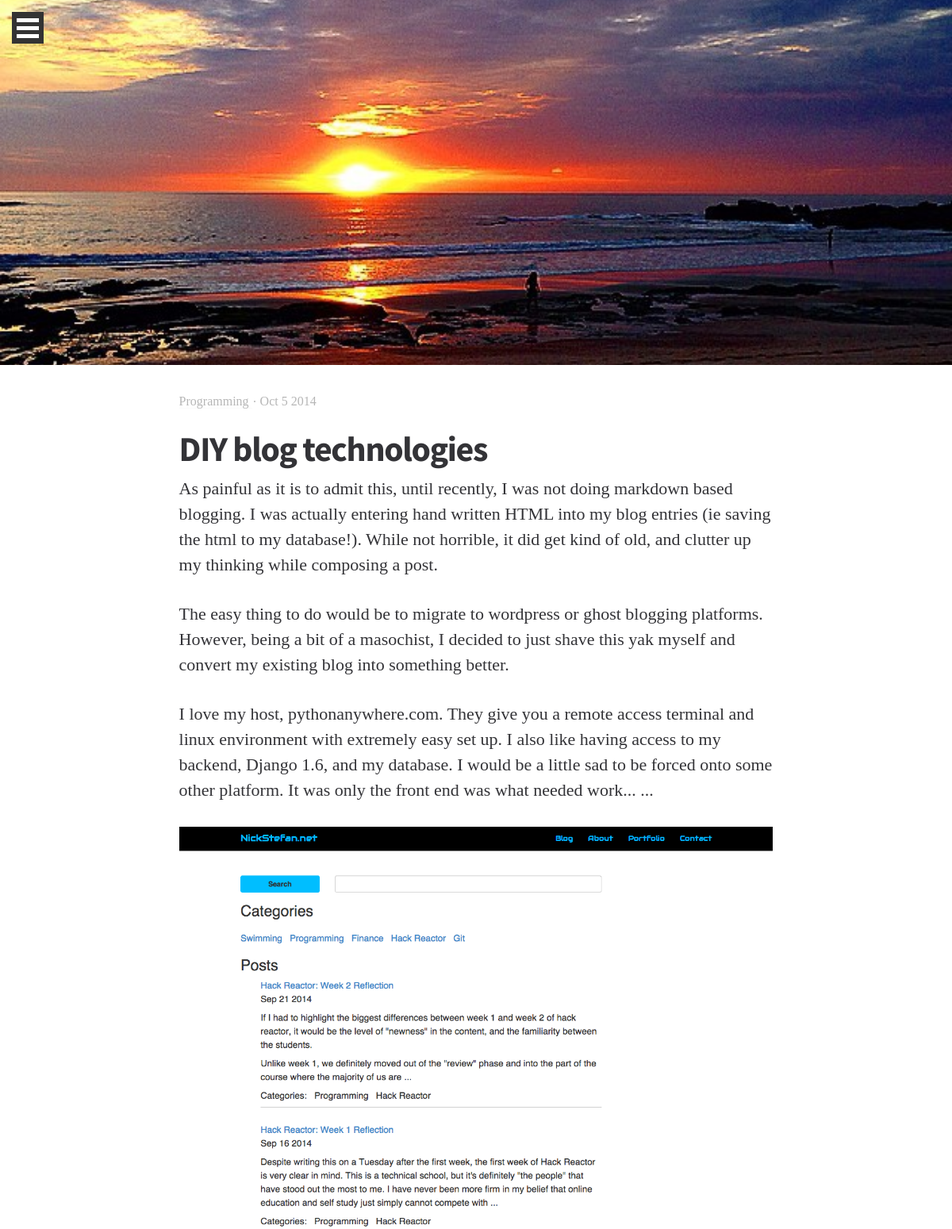
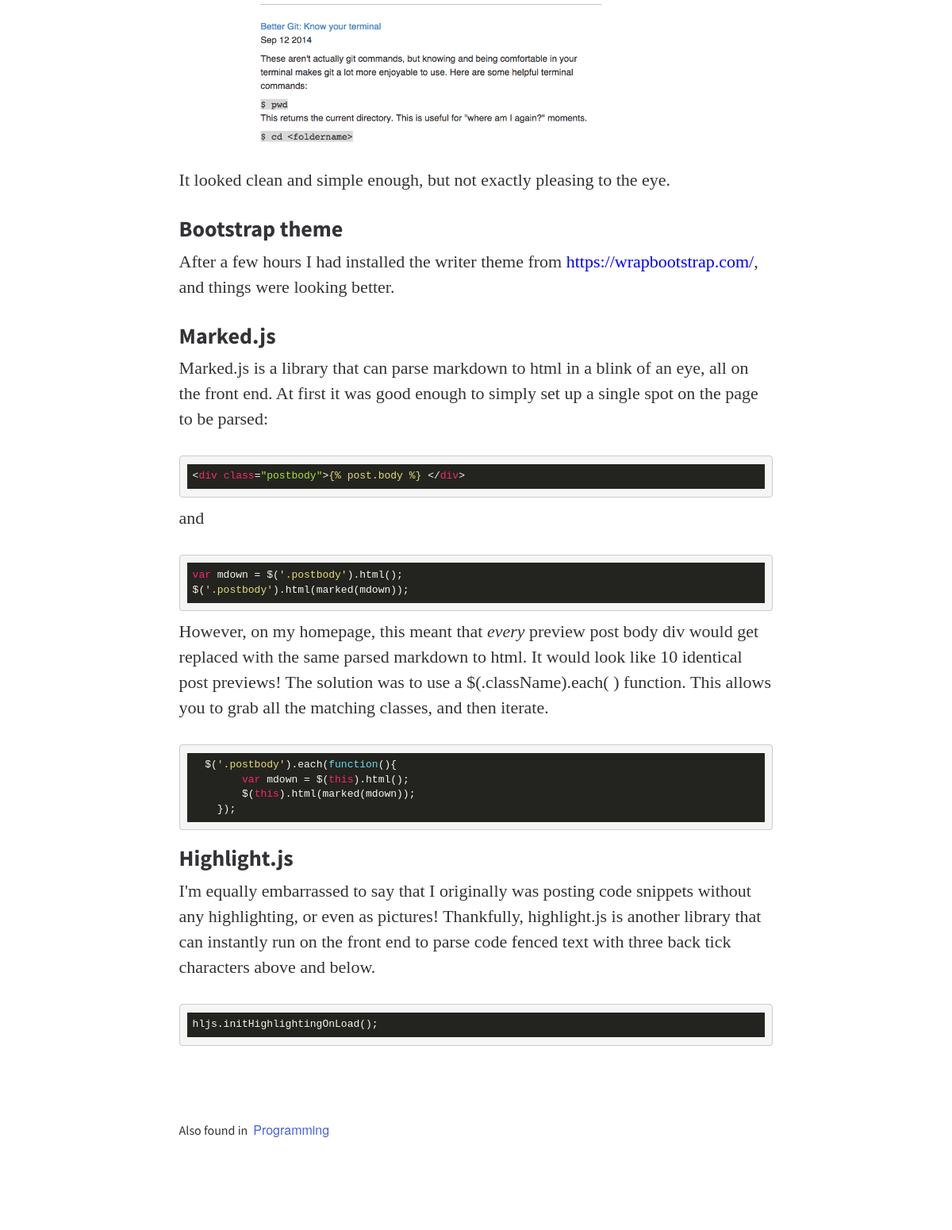
The app's page /blog/view/DIY-blog with its own data (2 pictures, top to bottom).
### blog/models.py (models this page shows, shortened)
class Category(models.Model):
    title = models.CharField(max_length=100, db_index=True)
    slug = models.SlugField(max_length=100, db_index=True)
    @permalink # this puts a 'view on site' link in the admin
    def get_absolute_url(self):
        return ('view_blog_category', None, {'slug': self.slug})
    def __unicode__(self):
        return '%s' % self.title

class Blog (models.Model):
    title = models.CharField(max_length=100, unique=True)
    slug = models.SlugField(max_length=100, unique=True)
    body = models.TextField()
    posted = models.DateTimeField(db_index=True) #auto_now_add=True
    category = models.ManyToManyField(Category)
    live = models.BooleanField(default=False)

### blog/views.py (the view)
def view_post(request, slug):
    return render_to_response('blog/view_post.html',{
        'post': get_object_or_404(Blog, slug=slug)
    },context_instance=RequestContext(request))

### blog/templates/blog/view_post.html (shortened to what this page needs)
<!DOCTYPE html>
<html class="no-js">
    <head>
        <link rel="stylesheet" href="/static/css/bootstrap.min.css">
        <link rel="stylesheet" href="/static/css/main.css">
        <link rel="stylesheet" href="/static/css/monokai_sublime.css">
    </head>
    <body>
    <span class="menu-trigger writer-icon animated fadeInDown">
        <span class="bar"></span>
        <span class="bar"></span>
        <span class="bar"></span>
    </span>
    <div class="hero-image" style="">
    </div>
    <div class="container">
        <div class="row">
        <div class="col-xs-12 main-content single-content">
            <p class="meta">
                {% for category in post.category.all %}
                <a class="" href="{{ category.get_absolute_url }}">{{ category }} </a>
                <i class="link-spacer"></i>
                {% endfor %}
                 {{ post.posted|date }}
            </p>
            <h1>{{ post.title }}</h1>
        {% load markdownify %}
        <div class="postbody">
            {{ post.body|markdownify|safe }}
        </div>
        <div class="single-footer">
            <div class="category-list">
                <p>Also found in</p>
                <ul>
                    {% for category in post.category.all %}
                      <li><a href="{{ category.get_absolute_url }}">{{ category }}</a></li>
                    {% endfor %}
                </ul>
            </div>
        </div>
        </div>
        </div>
    </div>
    </body>
</html>

### blog/static/css/main.css (style rules this page uses)
body, button, input, select, textarea { text-rendering: optimizeLegibility; -webkit-font-smoothing: antialiased; color: #333337; }
p { margin-bottom: 30px; font-family: "Droid Serif", serif; font-size: 18px; font-size: 1.8rem; line-height: 24px; line-height: 2.4rem; }
@media (min-width: 768px) { p { font-size: 20px; font-size: 2rem; line-height: 28px; line-height: 2.8rem; } }
@media (min-width: 992px) { p { font-size: 22px; font-size: 2.2rem; line-height: 32px; line-height: 3.2rem; } }
a { text-decoration: none; color: white; border-bottom: solid 1px #fafafa; }
h1, h2 { font-family: "Source Sans Pro", sans-serif; font-weight: 700; }
h1 { font-size: 38px; font-size: 3.8rem; }
h2 { font-size: 32px; font-size: 3.2rem; }
i { font-style: italic; }
ul, ol { margin-bottom: 20px; padding-left: 20px; font-size: 16px; font-size: 1.6rem; }
ul li, ol li { margin: 5px 0; }
.animated { -webkit-animation-fill-mode: both; -moz-animation-fill-mode: both; -ms-animation-fill-mode: both; -o-animation-fill-mode: both; animation-fill-mode: both; -webkit-animation-duration: 1s; -moz-animation-duration: 1s; -ms-animation-duration: 1s; -o-animation-duration: 1s; animation-duration: 1s; }
.fadeInDown { -webkit-animation-name: fadeInDown; -moz-animation-name: fadeInDown; -o-animation-name: fadeInDown; animation-name: fadeInDown; }
.writer-icon, .side-writer-icon { z-index: 1080; position: absolute; display: block; height: 40px; width: 40px; background: #333333; padding-top: 8px; }
.writer-icon span, .side-writer-icon span { height: 5px; width: 28px; float: left; display: block; margin: 0 6px 5px; background: white; }
.writer-icon { top: 15px; left: 15px; }
.meta { color: #b6b6b6; font-size: 14px; font-size: 1.4rem; }
@media (min-width: 992px) { .meta { font-size: 16px; font-size: 1.6rem; } }
.meta a { color: #b6b6b6; }
.meta i { font-style: normal; }
.main-content { padding: 30px; }
@media (min-width: 768px) { .main-content { padding: 60px 120px; } }
@media (min-width: 992px) { .main-content { padding: 50px; } }
.link-spacer { margin: 0 2px 4px 2px; display: inline-block; height: 2px; width: 2px; background-color: #b6b6b6; -webkit-border-radius: 100%; -moz-border-radius: 100%; border-radius: 100%; }
.hero-image { height: 150px; width: 100%; background: url(../img/background2.jpeg) center center no-repeat; -webkit-background-size: cover; -moz-background-size: cover; -o-background-size: cover; background-size: cover; }
@media (min-width: 768px) { .hero-image { height: 300px; } }
@media (min-width: 992px) { .hero-image { height: 390px; } }
@media (min-width: 1200px) { .hero-image { height: 460px; } }
.meta { font-size: 12px; font-size: 1.2rem; margin-bottom: 0; }
@media (min-width: 768px) { .meta { font-size: 16px; font-size: 1.6rem; } }
.single-content { padding: 30px 8%; }
@media (min-width: 992px) { .single-content { padding: 30px 14%; } }
@media (min-width: 1200px) { .single-content { padding: 30px 18%; } }
.single-content h1 { letter-spacing: -1pt; }
@media (min-width: 768px) { .single-content h1 { font-size: 44px; font-size: 4.4rem; } }
.single-content h2 { font-size: 28px; font-size: 2.8rem; }
.single-footer { padding: 40px 0; }
.single-footer .category-list { margin: 40px 0; }
.single-footer .category-list p { display: inline; font-family: "Source Sans Pro", sans-serif; font-size: 16px; font-size: 1.6rem; }
.single-footer .category-list ul { padding: 0; display: inline; }
.single-footer .category-list ul li { margin: 0 3px; display: inline; }
.single-footer .category-list a { border: 0 transparent; color: #4761e2; }
html { font-size: 62.5%; }
.postbody a:link, .postbody a:visited { color: blue; }

### blog/static/css/monokai_sublime.css (style rules this page uses)
.hljs { display: block; overflow-x: auto; padding: 0.5em; background: #23241f; -webkit-text-size-adjust: none; }
.hljs, .hljs-tag, .css .hljs-rules, .css .hljs-value, .css .hljs-function .hljs-preprocessor, .hljs-pragma { color: #f8f8f2; }

### records on screen
Category: title "Programming"
Blog: posted "Oct 5 2014", title "DIY blog technologies", body "As painful as it is to admit this, until recently, I was not doing markdown based blogging. I was actually entering hand written HTML into my blog entries (ie saving the html to my database!). While not horrible, it did get kind of old, and clutter up my thinking while composing a post. The easy thing to do would be to migrate to wordpress or ghost blogging platforms. However, being a bit of a masochist, I decided to just shave this yak myself and convert my existing blog into something better. I love my host, pythonanywhere.com. They give you a remote access terminal and linux environment with extremely easy set up. I also like having access to my backend, Django 1.6, and my database. I…", body (picture)
